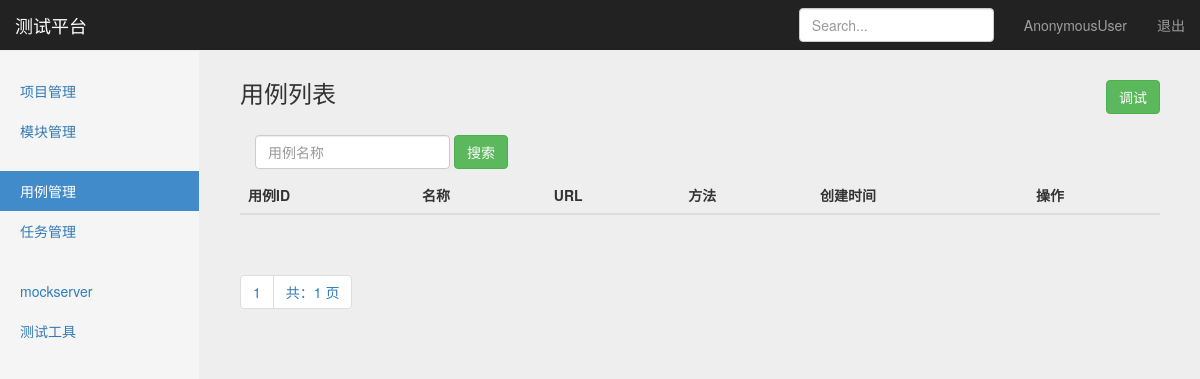
/interface/search_case_name/, run on an earlier commit of the app's database.
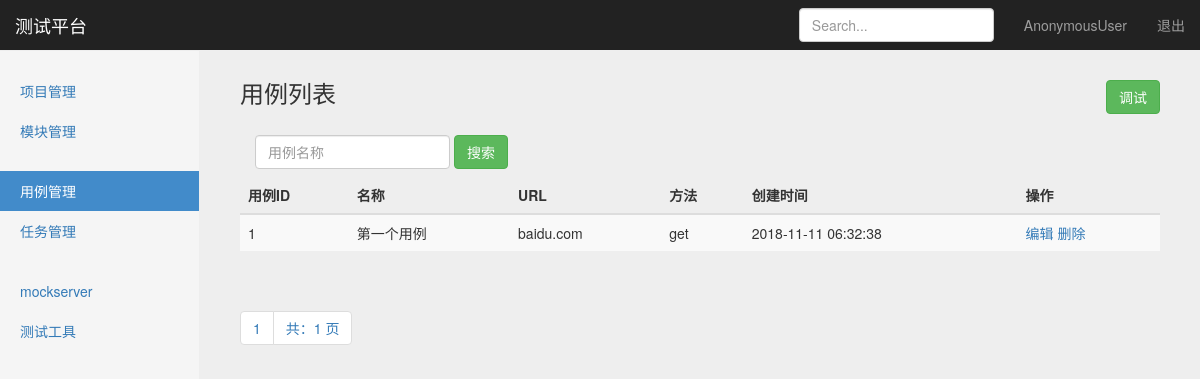
And on a later commit of the database.
### interface_app/models.py (models this page shows, shortened)
class TestCase(models.Model):
    module = models.ForeignKey(Module, on_delete=models.CASCADE) # on_delete参数表示项目删除后，模块也跟随删除
    name = models.CharField("名称", max_length=100, blank=False, default="")
    url = models.TextField("URL", default="")
    req_method = models.CharField("方法", max_length=10, default="")
    req_type = models.CharField("参数类型", max_length=10, default="")
    req_header = models.TextField("header", default="")
    req_parameter = models.TextField("参数", default="")
    reponses_assert = models.TextField("验证", default="")
    create_time = models.DateTimeField("创建时间", auto_now_add=True)

### interface_app/views.py (the view)
# urls.py: path('search_case_name/', views.search_case_name),
def search_case_name(request):
    if request.method == "GET":
        case_name = request.GET.get('case_name', "")
        cases = TestCase.objects.filter(name__contains=case_name)
        paginator = Paginator(cases, 2)
        page = request.GET.get('page')
        try:
            contacts = paginator.page(page)
        except PageNotAnInteger:
            contacts = paginator.page(1)
        except EmptyPage:
            contacts = paginator.page(paginator.num_pages)
        return render(request, "case_manage.html", {
            "type": "list",
            "testcases": contacts,
            "case_name": case_name,
        })
    else:
        return HttpResponse("404")

### templates/case_manage.html (shortened to what this page needs)
{% extends "base.html" %}
{% block content %}
    <nav class="navbar navbar-inverse navbar-fixed-top">
      <div class="container-fluid">
        <div class="navbar-header">
          <a class="navbar-brand" href="#">测试平台</a>
        </div>
        <div id="navbar" class="navbar-collapse collapse">
          <ul class="nav navbar-nav navbar-right">
            <li><a href="#">{{user}}</a></li>
            <li><a href="/logout/">退出</a></li>
          </ul>
          <form class="navbar-form navbar-right">
            <input type="text" class="form-control" placeholder="Search...">
          </form>
        </div>
      </div>
    </nav>
    <div class="container-fluid">
        <div class="row">
            <div class="col-sm-3 col-md-2 sidebar">
                <ul class="nav nav-sidebar">
                    <li ><a href="/manage/project_manage/">项目管理</a></li>
                    <li ><a href="/manage/module_manage/">模块管理</a></li>
                </ul>
                <ul class="nav nav-sidebar">
                    <li class="active"><a href="/interface/case_manage">用例管理</a></li>
                    <li><a href="">任务管理</a></li>
                </ul>
                <ul class="nav nav-sidebar">
                    <li><a href="">mockserver</a></li>
                    <li><a href="">测试工具</a></li>
                </ul>
            </div>
        </div>
    </div>
    {% if type == 'list'%}
        <div class="col-sm-9 col-sm-offset-3 col-md-10 col-md-offset-2 main">
            <h3 class="sub-header">用例列表
                <button type="button" class="btn btn-success" style="float: right;"
                onclick="window.location.href='/interface/debug/'">调试</button>
            </h3>
            <div class="table-responsive">
                <form class="navbar-form" method="get" action="/interface/search_case_name/">
                    <div class="form-group">
                        <input name="case_name" type="text" placeholder="用例名称" class="form-control">
                    </div>
                    <button type="submit" class="btn btn-success">搜索</button>
                </form>
            <table class="table table-striped">
              <thead>
                <tr>
                  <th>用例ID</th>
                  <th>名称</th>
                  <th>URL</th>
                  <th>方法</th>
                  <th>创建时间</th>
                  <th>操作</th>
                </tr>
              </thead>
              <tbody>
                {% for case in testcases %}
                <tr>
                  <td>{{case.id}}</td>
                  <td>{{case.name}}</td>
                  <td>{{case.url}}</td>
                  <td>{{case.req_method}}</td>
                  <td>{{case.create_time | date:"Y-m-d H:i:s" }}</td>
                  <td>
                    <a href="/manage/project_edit/{{project.id}}/">编辑</a>
                    <a href="/manage/project_delete/{{project.id}}/">删除</a>
                  </td>
                </tr>
              {% endfor %}
              </tbody>
            </table>
          </div>
            <div class="pagination">
                <span class="step-links">
                    <ul class="pagination">
                        <li><a href="#">{{ testcases.number }}</a></li>
                        <li><a href="#">共：{{ testcases.paginator.num_pages }} 页</a></li>
                    </ul>
                </span>
            </div>
        </div>
    {% endif %}
{% endblock %}

What changed in the data, as far as the page shows it:
added TestCase: id "1", name "第一个用例", url "baidu.com", req_method "get", create_time "2018-11-11 06:32:38"
